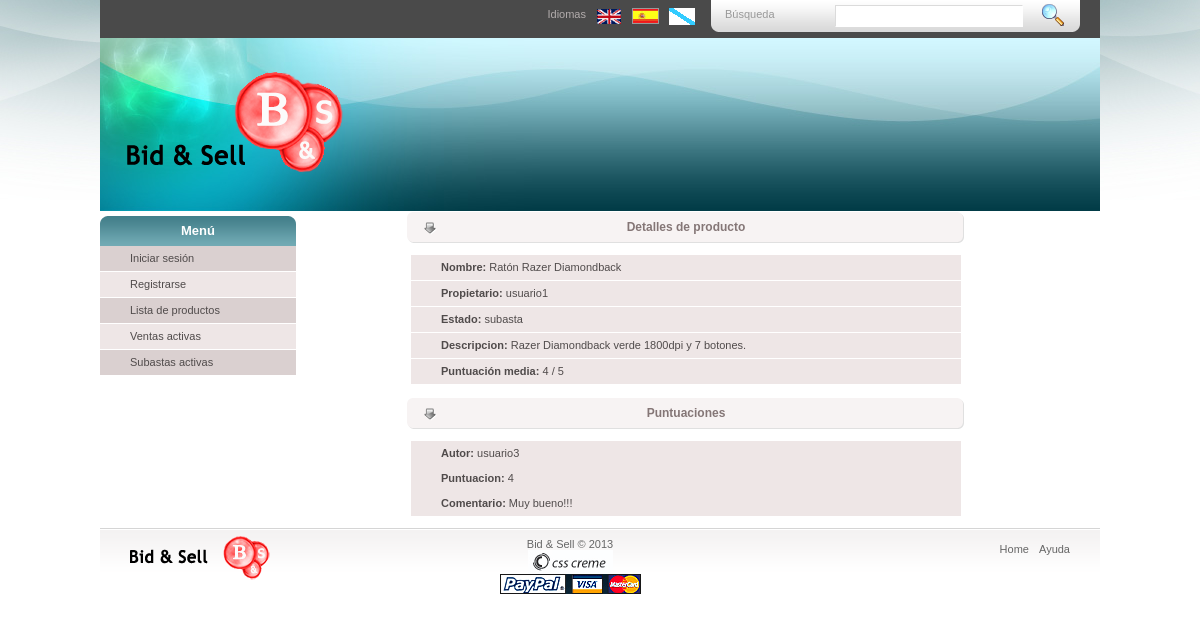
The app's page /index.php?controller=product&action=get&id=3 with its own data.
### tables this page shows
CREATE TABLE IF NOT EXISTS `PRODUCTO` (
  `idProducto` int(10) unsigned NOT NULL AUTO_INCREMENT COMMENT 'Identificador unico de producto. Auto incrementado.',
  `propietario` varchar(20) NOT NULL COMMENT 'Login del propietario (clave foranea a USUARIO.login).',
  `estado` enum('pendiente','subasta','venta') NOT NULL DEFAULT 'pendiente' COMMENT 'Estado del producto: en venta, en subasta o aun no establecido (pendiende).',
  `nombre` varchar(255) NOT NULL COMMENT 'Nombre del producto.',
  `descripcion` text COMMENT 'Descripcion del producto. Puede ser nulo.',
  PRIMARY KEY (`idProducto`),
  KEY `propietario` (`propietario`)
);

CREATE TABLE IF NOT EXISTS `CALIFICACION` (
  `idCalificacion` int(11) NOT NULL AUTO_INCREMENT COMMENT 'Identificador unico de calificacion. Auto incrementado.',
  `idProducto` int(10) unsigned NOT NULL COMMENT 'Identificador del producto calificado (clave foranea a PRODUCTO.idProducto).',
  `login` varchar(20) DEFAULT NULL COMMENT 'Login del usuario que ha realizado la calificacion (clave foranea a USUARIO.login). No debe ser NULO, se permite solo para continuar almacenando las puntuaciones despues de que un usuario haya sido eliminado (hacer un "SET NULL").',
  `puntuacion` tinyint(1) unsigned NOT NULL DEFAULT '5' COMMENT 'Puntuacion dada por el usuario al producto. La base de datos lo limita de 0 a 255, la logica de la aplicacion debera velar por almacenar valores correctos.',
  `comentario` text COMMENT 'Comentario dado junto a la puntuacion. Puede ser nulo.',
  PRIMARY KEY (`idCalificacion`),
  KEY `idProducto` (`idProducto`,`login`),
  KEY `login` (`login`)
);

### views/layouts/application.php (called while the page is built, shortened)
<?php
require "header.php";
require "sidebar.php";
$this->yield();
require "footer.php";
?>

### controllers/ProductsController.php (called while the page is built, shortened)
<?php
class ProductsController extends Controller
{
    public function get()
    {
        $this->product = new \models\Product($this->request->id);
        if (!$this->product->fill()) {
            $this->setFlash($this->lang["product"]["get_err"]);
            $this->redirect("product");
        }
        $ratings = \models\Rating::findBy(["idProducto" => $this->product->getId()]);
        $rateAvg  = 0.0; $comments = array();
        foreach ($ratings as $rating) {
            $rateAvg += intval($rating->rating);
        }
        if (count($ratings) > 0) $rateAvg /= count($ratings);
        $this->view->assign("product" , $this->product);
        $this->view->assign("rateAvg" , $rateAvg);
        $this->view->assign("ratings" , $ratings);
        $this->view->render("product_get");
    }
}
?>

### controllers/Router.php (called while the page is built, shortened)
<?php
class Router
{
    public function routeRequest($request)
    {
        $controller = "controllers\\HomeController";
        if ((isset($request->controller))) {
            $controller = $request->controller;
            $controller = "controllers\\" . ucfirst($controller) . "sController";
        }
        $action = isset($request->action) ? $request->action : "defaultAction";
        if (class_exists($controller) && method_exists($controller,$action)) {
            $controller = new $controller($request);
            $controller->$action();
        } else {
            header("HTTP/1.1 404 Not Found");
            include_once(__DIR__ . "/../assets/static/404.html");
            exit();
        }
    }
}
?>

### index.php (called while the page is built, shortened)
<?php
require_once(__DIR__ . "/components/ClassLoader.php");
$router = new controllers\Router();
$router->routeRequest(new components\Request());
?>

### models/Product.php (called while the page is built, shortened)
<?php
class Product extends Model
{
    private $idProduct;
    private $owner;
    public function __construct($idProduct = null, $owner = null)
    {
        $this->idProduct =   $idProduct;
        $this->owner       = $owner;
    }
    public function fill()
    {
        $rows = $this->dao->select(["*"], ["idProducto" => $this->idProduct]);
        $this->owner       = $rows[0]["propietario"];
        $this->state       = $rows[0]["estado"];
        $this->name        = $rows[0]["nombre"];
        $this->description = $rows[0]["descripcion"];
        return true;
    }
    public function getId()
    {
        return $this->idProduct;
    }
    public function getOwner()
    {
        return $this->owner;
    }
}
?>

### database/SQLDAO.php (called while the page is built, shortened)
<?php
abstract class SQLDAO implements DAO
{
    protected $tableName;
    public function __construct($tableName)
    {
        $this->tableName = $tableName;
    }
    public function select($data, $where = null)
    {
        $db = DatabaseConnection::getConnection();
        $select = "SELECT ";
        $iter = new \CachingIterator(new \ArrayIterator($data));
        foreach ($iter as $column) {
            $select .= $column;
        }
        $select .= " FROM " . $this->tableName;
        if (isset($where)) {
            $select .= " WHERE ";
            $iter = new \CachingIterator(new \ArrayIterator($where));
            foreach ($iter as $key => $_) {
                $select .= $key . " = ?";
            }
        }
        $query = $db->prepare($select);
        if (isset($where)) {
            $i = 1;
            foreach ($where as $key => $_)
                $query->bindParam($i++, $where[$key]);
        }
        $result = array();
        if ($query->execute()) {
            while ($row = $query->fetch())
                $result[] = $row;
        }
        return $result;
    }
}
?>

### components/ClassLoader.php (called while the page is built, shortened)
<?php
class ClassLoader
{
    private $namespace;
    private $includePath;
    private $separator    = "\\";
    private $extension    = ".php";
    public function __construct($namespace = null, $includePath = null)
    {
        $this->namespace   = $namespace;
        $this->includePath = $includePath;
    }
    public function loadClass($className)
    {
        $ns = $this->namespace . $this->separator;
        if ($this->namespace === null || $ns === substr($className, 0, strlen($ns))) {
            $fileName  = "";
            $lastNsPos = strripos($className, $this->separator);
            if ($lastNsPos !== false) {
                $namespace = substr($className, 0, $lastNsPos);
                $className = substr($className, $lastNsPos + 1);
                $fileName  = str_replace($this->separator, DIRECTORY_SEPARATOR, $namespace);
                $fileName .= DIRECTORY_SEPARATOR;
            }
            $fileName .= str_replace('_', DIRECTORY_SEPARATOR, $className);
            $fileName .= $this->extension;
            $require = "";
            if ($this->includePath !== null)
                $require .= $this->includePath . DIRECTORY_SEPARATOR;
        }
    }
}
?>

### models/Rating.php (called while the page is built, shortened)
<?php
class Rating extends Model
{
    private $idRating;
    private $login;
    public function __construct($idRating = null, $idProduct = null, $login = null)
    {
        $this->idRating   = $idRating;
        $this->login      = $login;
    }
    public static function findBy($where)
    {
        $ids = \database\DAOFactory::getDAO("rating")->select(["idCalificacion"], $where);
        $found = array();
        foreach ($ids as $id) {
            $rating = new Rating($id["idCalificacion"]);
            if (!$rating->fill()) break;
            $found[ ] = $rating;
        }
        return $found;
    }
    public function fill()
    {
        $rows = $this->dao->select(["*"], ["idCalificacion" => $this->idRating]);
        $this->login      = $rows[0]["login"];
        $this->rating     = $rows[0]["puntuacion"];
        $this->commentary = $rows[0]["comentario"];
        return true;
    }
    public function getLogin()
    {
        return $this->login;
    }
}
?>

### models/Model.php (called while the page is built, shortened)
<?php
abstract class Model
{
    public function __construct()
    {
        $entity = substr(strchr(get_called_class(), "\\"), 1);
    }
}
?>

### components/Configuration.php (called while the page is built, shortened)
<?php
class Configuration
{
    private static $config;
    public static function readConfiguration($filename)
    {
        self::$config = parse_ini_file($filename, true);
    }
    public static function getValue($section, $key)
    {
        if (array_key_exists($section, self::$config) && array_key_exists($key, self::$config[$section]))
            return self::$config[$section][$key];
        return null;
    }
}
?>

### database/DAOFactory.php (called while the page is built, shortened)
<?php
class DAOFactory
{
    public static function getDAO($entityName)
    {
        $className = \components\Configuration::getValue("daos", strtolower($entityName));
        if (isset($className)) {
            return new $className();
        }
        return null;
    }
}
?>

### views/templates/product_get.php (the view, shortened to what this page needs)
<div class="center_content">
    <div class="center_title_bar"><?php print $lang["product"]["details"]; ?></div>
    <ul class="list">
        <li class="even"><?php print "<strong>" . $lang["product"]["name"]    . ":</strong> " . $product->name; ?></li>
        <li class="even"><?php print "<strong>" . $lang["product"]["owner"]   . ":</strong> " . $product->getOwner(); ?></li>
        <li class="even"><?php print "<strong>" . $lang["product"]["state"]   . ":</strong> " . $product->state; ?></li>
        <li class="even"><?php print "<strong>" . $lang["product"]["descr"]   . ":</strong> " . $product->description; ?></li>
        <li class="even"><?php print "<strong>" . $lang["product"]["rateAvg"] . ":</strong> " . $rateAvg; ?> / 5</li>
        <li class="odd">
        </li>
    </ul>
    <div class="center_title_bar"><?php print $lang["product"]["ratings"]; ?></div>
    <ul class="list">
<?php
    if (count($ratings) > 0) {
        foreach ($ratings as $rating) {
?>
        <li class="even">
            <?php print "<strong>" . $lang["product"]["author"]  . ":</strong> " . $rating->getLogin(); ?>
            <br />
            <?php print "<strong>" . $lang["product"]["rating"]  . ":</strong> " . $rating->rating; ?>
            <br />
            <?php print "<strong>" . $lang["product"]["comment"] . ":</strong> " . $rating->commentary; ?>
        </li>
<?php
        }
    } else {
?>
        <li class="even">
            <?php print $lang["product"]["no_ratings"]; ?>
        </li>
<?php } ?>
    </ul>
</div>

### assets/css/style.css (style rules this page uses)
body { background:url(/assets/imgs/bg.jpg) no-repeat #fff center top; padding:0; font-family:Arial, Helvetica, sans-serif; font-size:11px; margin:0px auto auto auto; color:#000; }
.center_content { width:780px; float:left; margin: 0 auto; }
.center_title_bar { width:780px; height:33px; text-align:center; float:left; margin: 0 auto; line-height:33px; font-size:12px; color:#847676; font-weight:bold; background:url(/assets/img/bar_bg.gif) no-repeat center; }
ul.list { float:left; }
ul.list li { float:left; margin-left: 75px; list-style:none; display:inline-block; vertical-align:middle; }
ul.list li.odd { width: 520px;display:block;background-color: #dad0d0;border-bottom:1px #FFFFFF solid; text-decoration:none;color:#504b4b;padding:0 0 0 30px; line-height:25px; }
ul.list li.even { width:520px;display:block;background-color: #eee6e6;border-bottom:1px #FFFFFF solid; text-decoration:none;color:#504b4b;padding:0 0 0 30px; line-height:25px; }

### records on screen
producto: nombre "Ratón Razer Diamondback", propietario "usuario1", estado "subasta", descripcion "Razer Diamondback verde 1800dpi y 7 botones."
calificacion: login "usuario3", puntuacion "4", comentario "Muy bueno!!!"

### other values on screen
$lang["general"]["search"] "Búsqueda"
$lang["general"]["languages"] "Idiomas"
$lang ["general"]["menu"] "Menú"
$lang["user"]["login"] "Iniciar sesión"
$lang ["user"]["register"] "Registrarse"
$lang["product"]["list"] "Lista de productos"
$lang ["sale"]["panel"] "Ventas activas"
$lang["bidding"]["panel"] "Subastas activas"
$lang["product"]["details"] "Detalles de producto"
$lang["product"]["name"] "Nombre"
$lang["product"]["owner"] "Propietario"
$lang["product"]["state"] "Estado"
$lang["product"]["descr"] "Descripcion"
$lang["product"]["rateAvg"] "Puntuación media"
$rateAvg "4"
